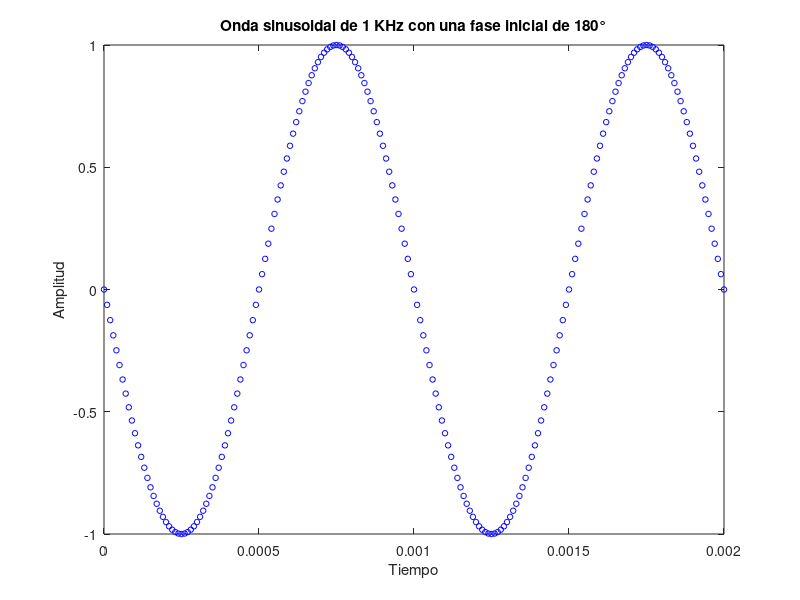

MATLAB code for this plot:

%% PRÁCTICA 2.1. Generación básica de una señal sinusoidal 
clc; clear all; close all;
%% Configuración de los parámetros de la onda:
Amax=1; %Amplitud máxima
Fo=1000; %Frecuencia
T=1/Fo; %Período
%Fase incial:
Fase_inicial= pi; % En radianes pues la función seno acepta argumentos en radianes.
%Duración de la onda: solo 2 períodos para poder verificar parámetros
duracion=2*T;

%Período de muestreo o tiempo entre muestras:
Ts=T/100; 
%Vector de tiempos discreto:
tn=0:Ts:duracion;

%% Construcción de la señal -- vector de amplitudes:
yn=Amax*sin(2*pi*Fo*tn + Fase_inicial);

%% Gráfica de la señal 
plot(tn,yn,'ob','MarkerSize',4);
%Etiquetas y título
xlabel('Tiempo');
ylabel('Amplitud');
title('Onda sinusoidal de 1 KHz con una fase inicial de 180°');

%% GENERACION DE SONIDO
%frecuencia de muestreo
Fs=1/Ts;
%Salida de sonido
sound (yn, Fs);
